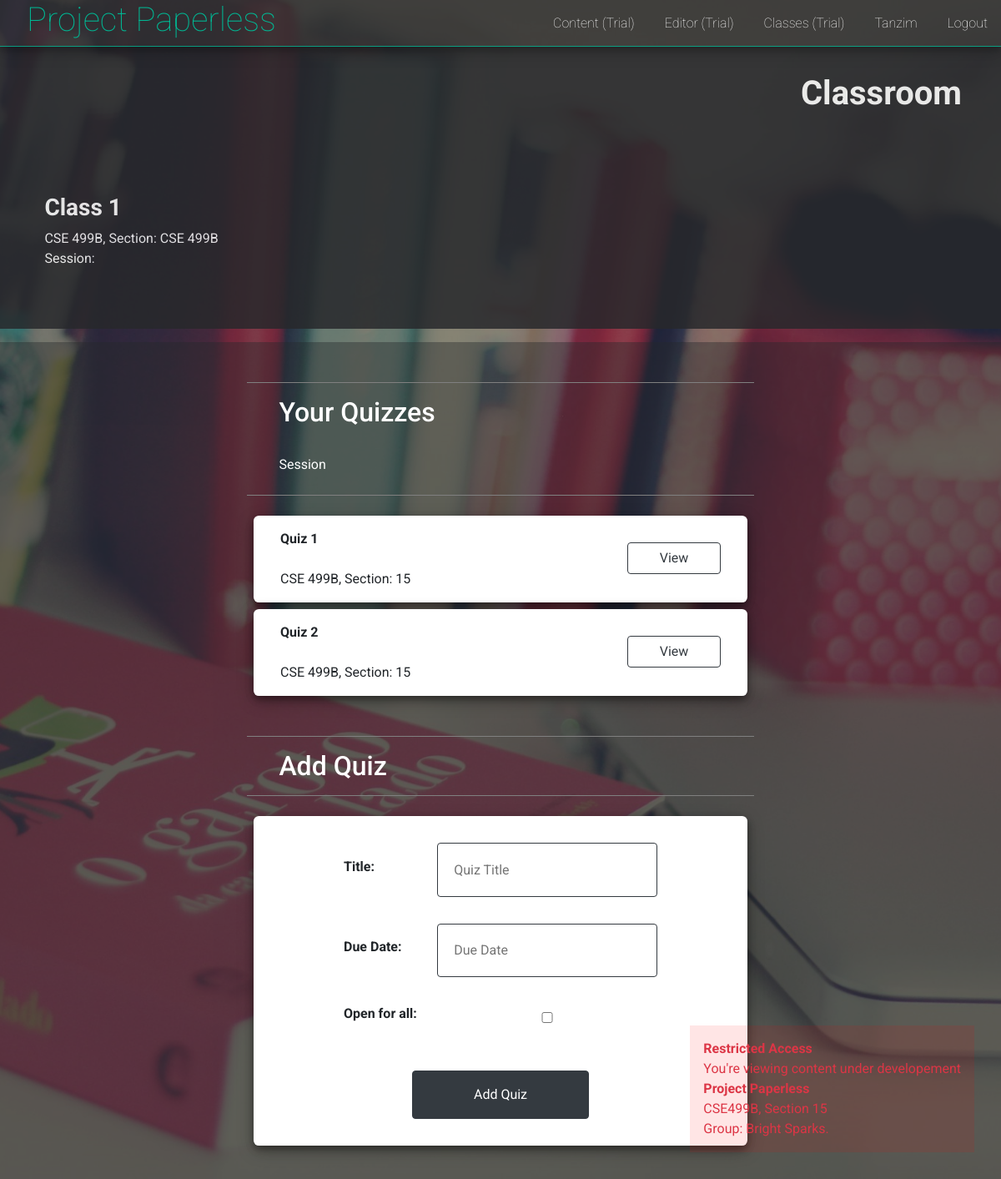
The app's page /classroom/6Nkj/show/ (signed in), older data.
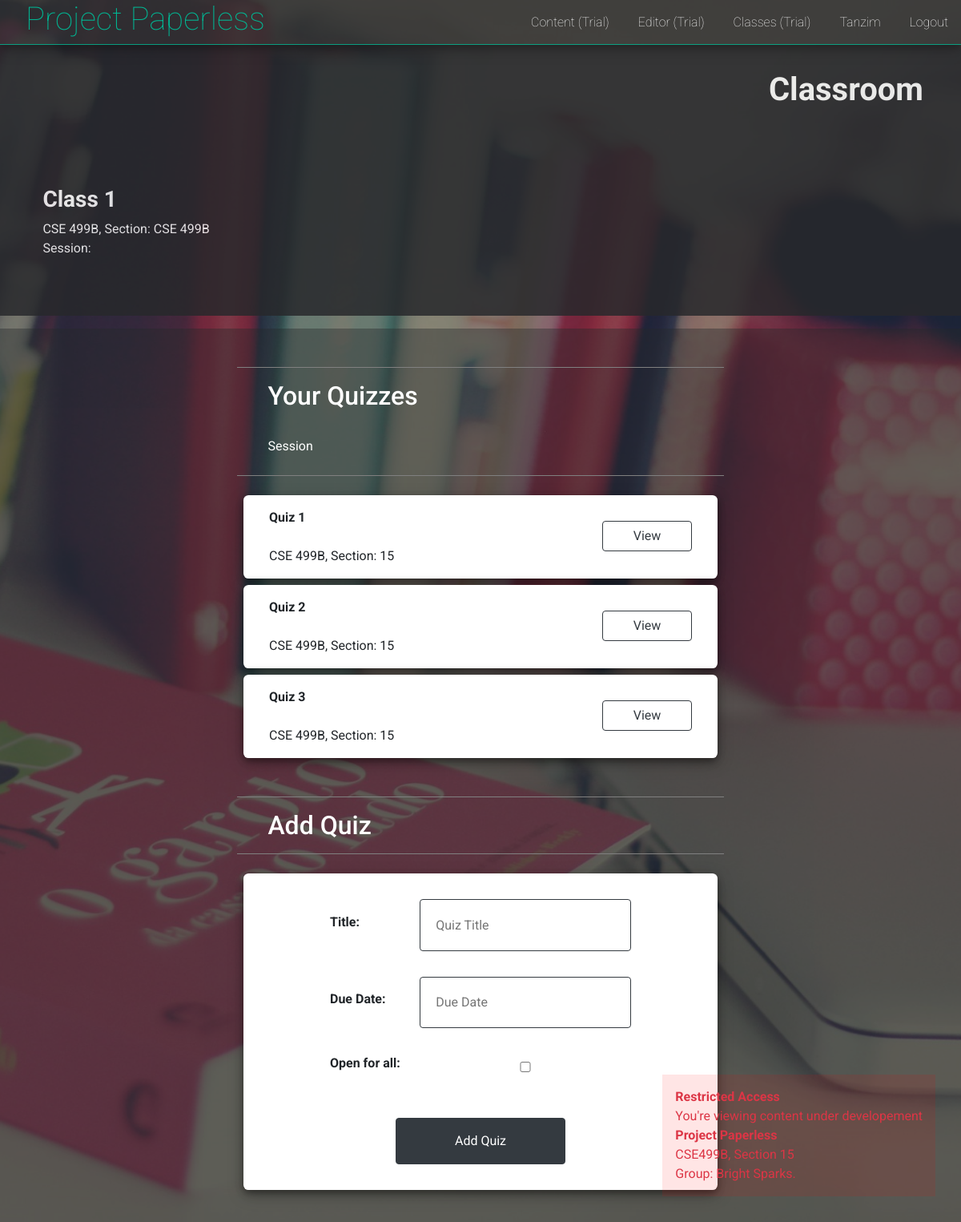
The same page, newer data.
### classrooms/models.py (models this page shows, shortened)
class Quiz(models.Model):
    title = models.CharField(max_length=128)
    classroom = models.ForeignKey(Classroom, on_delete=models.CASCADE, related_name='quiz')
    students = models.ManyToManyField('users.User', related_name='quizzes', through='Performance')
    is_open = models.BooleanField(default=False)
    is_running = models.BooleanField(default=False)
    due_date = models.DateField()
    class Meta:
        constraints = [
            models.UniqueConstraint(fields=['classroom', 'title'], name='unique_quiz')
        ]

class Classroom(models.Model):
    id = models.CharField(max_length=128, primary_key=True)
    name = models.CharField(max_length=128)
    semester = models.CharField(max_length=12)
    course_code = models.CharField(max_length=30)
    section = models.IntegerField()
    students = models.ManyToManyField('users.User', related_name='classrooms')
    instructor = models.ForeignKey('users.User', related_name='classroom', on_delete=models.CASCADE)
    class Meta:
        constraints = [
            models.UniqueConstraint(fields=['course_code', 'section', 'semester'], name='unique_classroom')
        ]

### classrooms/views.py (the view, shortened to what this page needs)
# urls.py: path('<str:class_id>/show/', ShowView.as_view(), name='show'),
class ShowView(UserViews):
    student_template = 'classrooms/learners/show.html'
    teacher_template = 'classrooms/educators/show.html'
    class_id = None
    @method_decorator(login_required(login_url='users:login'))
    def get(self, request, class_id):
        self.request = request
        self.class_id = class_id
        return self.user_view()
    def teacher_view(self):
        classroom = self.get_classroom()
        quiz_form = QuizForm(self.request.POST or None)
        try:
            if quiz_form.is_valid():
                quiz = quiz_form.save(commit=False)
                quiz.classroom = classroom
                quiz.save()
                return redirect('classrooms:show', class_id=self.class_id)
        except IntegrityError:
            messages.error(self.request, 'Quiz name already exists')
        quizzes = classroom.quiz.all()
        context = {
            'classroom': classroom,
            'quizzes': quizzes,
            'quiz_form': quiz_form
        }
        return render(self.request, self.teacher_template, context)
    def get_classroom(self, learner=False):
        try:
            if learner:
                classroom = self.request.user.classrooms.get(id=self.class_id)
            else:
                classroom = self.request.user.classroom.get(id=self.class_id)
        except Classroom.DoesNotExist:
            raise Http404('Classroom Not found')
        return classroom

### classrooms/forms.py
class QuizForm(forms.ModelForm):
    class Meta:
        model = Quiz
        fields = ['title', 'due_date', 'is_open', 'is_running']
    def __init__(self, *args, **kwargs):
        super().__init__(*args, **kwargs)
        self.fields['title'].widget.attrs.update({'placeholder': 'Quiz Title', 'class': 'input'})
        self.fields['due_date'].widget.attrs.update({'placeholder': 'Due Date', 'class': 'input'})
        self.fields['is_open'].widget.attrs.update({'placeholder': 'Open Quiz', 'class': 'input'})
        self.fields['is_running'].widget.attrs.update({'placeholder': 'Quiz Running', 'class': 'input'})

### project_paperless/utils.py (called while the page is built)
    def user_view(self):
        if self.request.user.is_educator:
            return self.teacher_view()
        else:
            return self.student_view()

### templates/classrooms/educators/show.html (shortened to what this page needs)
{% extends 'layout.html' %}
{% block background_class %}
  dashboard_background
{% endblock %}
{% block body %}
<div class="user_dashboard">
  <div class="header container">
    <div class="text-right welcome">
      <h1><strong>Classroom</strong></h1>
    </div>
    <div class="user_info">
      <h3>
        <strong>{{ classroom.name }}</strong>
      </h3>
      <p>
        {{ classroom.course_code }},
        Section: {{ classroom.course_code }} <br>
        Session: {{ classroom.semester }}
      </p>
    </div>
  </div>
  <div class="dashboard container">
    <div class="area">
      <div class="area_header">
        <h2> Your Quizzes </h2>
        <br>
        <p>Session</p>
      </div>
      <div class="card_container">
        {% for quiz in quizzes %}
          <div class="items_card items_card_fluid paper_list">
            <div class="items">
              <p>
                <strong>{{ quiz.title }}</strong>
                <br>
                <br>
                {{ quiz.classroom.course_code }},
                Section: {{ quiz.classroom.section }}
              </p>
              <div class="text-right">
                <a href="{% url 'classrooms:show_quiz' classroom.id quiz.id %}" class="btn btn-outline-dark">
                  View
                </a>
              </div>
            </div>
          </div>
        {% endfor %}
      </div>
    </div>
    <div class="area">
      <div class="area_header">
        <h2> Add Quiz </h2>
      </div>
      <div class="card_container">
        <div class="forms_card educator_forms">
          <div class="items">
            <form action="" method="POST" id="update_quiz_form">
              <div class="input_groups">
                <div class="input_group">
                  <label for=""><strong>Title:</strong></label>
                  {{ quiz_form.title }}
                </div>
              </div>
              <div class="input_groups">
                <div class="input_group">
                  <label for=""><strong>Due Date:</strong></label>
                  {{ quiz_form.due_date }}
                </div>
              </div>
              <div class="input_groups">
                <div class="input_group">
                  <label for=""><strong>Open for all:</strong></label>
                  {{ quiz_form.is_open }}
                </div>
              </div>
              <button type="submit" class="btn btn-dark">Add Quiz</button>
            </form>
          </div>
        </div>
      </div>
    </div>
  </div>
</div>
{% endblock %}

Row changes from the older to the newer data that the page shows:
added Quiz: title "Quiz 3", classroom.course_code "CSE 499B", classroom.section "15"
